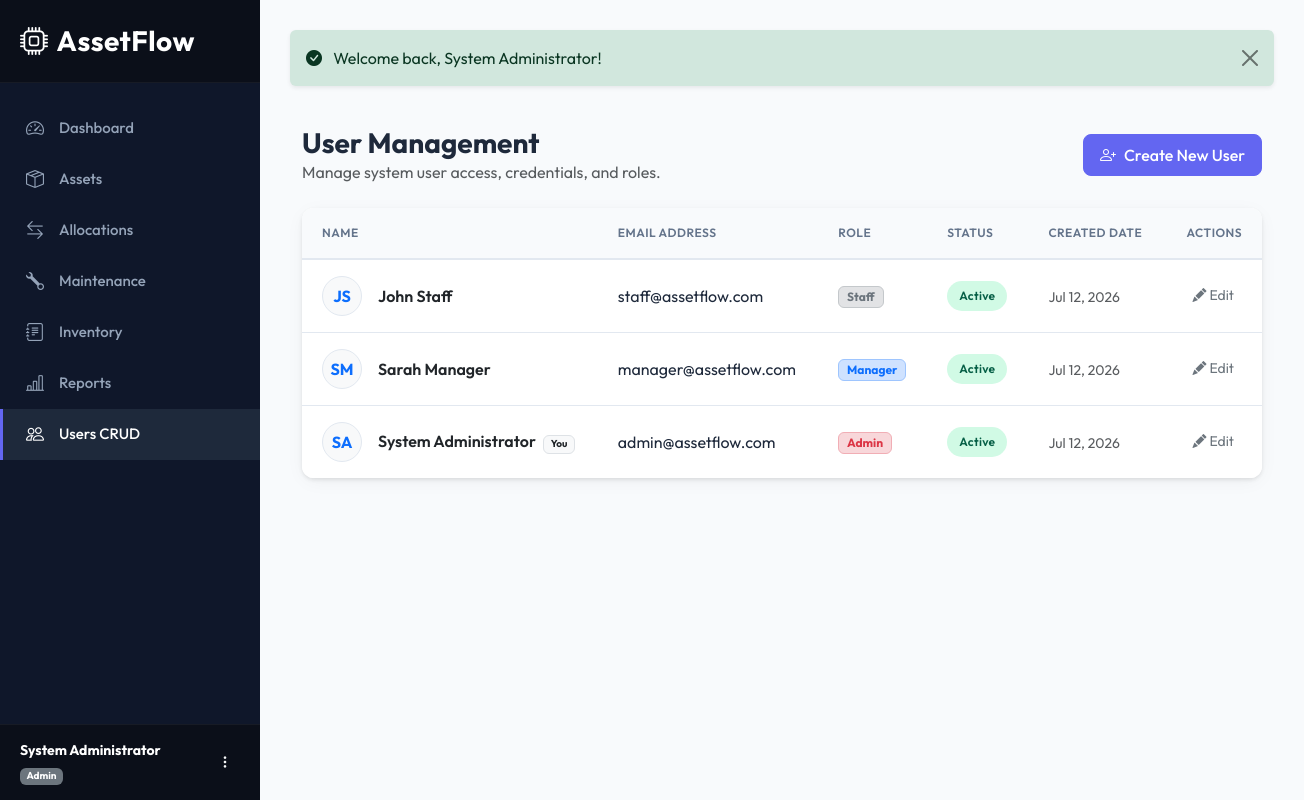
/users (signed in), run on the app's committed database.
### tables this page shows
CREATE TABLE `employees` (
  `id` INT AUTO_INCREMENT PRIMARY KEY,
  `role_id` INT NOT NULL,
  `department_id` INT DEFAULT NULL,
  `name` VARCHAR(100) NOT NULL,
  `email` VARCHAR(150) NOT NULL UNIQUE,
  `password_hash` VARCHAR(255) NOT NULL,
  `status` ENUM('Active', 'Inactive') NOT NULL DEFAULT 'Active',
  `created_at` TIMESTAMP DEFAULT CURRENT_TIMESTAMP,
  `updated_at` TIMESTAMP DEFAULT CURRENT_TIMESTAMP ON UPDATE CURRENT_TIMESTAMP,
  FOREIGN KEY (`role_id`) REFERENCES `roles`(`id`) ON DELETE RESTRICT,
  FOREIGN KEY (`department_id`) REFERENCES `departments`(`id`) ON DELETE SET NULL
);

CREATE TABLE `roles` (
  `id` INT AUTO_INCREMENT PRIMARY KEY,
  `name` VARCHAR(50) NOT NULL UNIQUE,
  `permissions` TEXT COMMENT 'JSON formatted permission keys list',
  `created_at` TIMESTAMP DEFAULT CURRENT_TIMESTAMP
);

### app/core/Controller.php (called while the page is built, shortened)
<?php
abstract class Controller {
    protected function view($view, $data = []) {
        View::render($view, $data);
    }
}

### app/controllers/UserController.php (called while the page is built, shortened)
<?php
class UserController extends Controller {
    private $userModel;
    public function __construct() {
        $this->userModel = new User();
    }
    public function index() {
        $users = $this->userModel->getAll();
        $this->view('users/index', [
            'title' => 'User Management',
            'users' => $users
        ]);
    }
}

### public/index.php (called while the page is built, shortened)
<?php
require_once __DIR__ . '/../config/database.php';
require_once __DIR__ . '/../config/session.php';
require_once __DIR__ . '/../config/autoload.php';
if (file_exists(__DIR__ . '/../vendor/autoload.php')) {
    require_once __DIR__ . '/../vendor/autoload.php';
}
$router = new Router();
$router->add('auth/login',           'AuthController@login');
$router->add('auth/register',        'AuthController@register');
$router->add('auth/logout',          'AuthController@logout');
$router->add('auth/forgot-password', 'AuthController@forgotPassword');
$router->add('auth/reset-password',  'AuthController@resetPassword');
$router->add('dashboard',            'DashboardController@index');
$router->add('assets',               'AssetController@index');
$router->add('assets/create',        'AssetController@create');
$router->add('assets/edit',          'AssetController@edit');
$router->add('assets/view',          'AssetController@show');
$router->add('assets/delete',        'AssetController@delete');
$router->add('allocations',          'AllocationController@index');
$router->add('allocations/create',   'AllocationController@create');
$router->add('allocations/return',   'AllocationController@return');
$router->add('maintenance',          'MaintenanceController@index');
$router->add('maintenance/create',   'MaintenanceController@create');
$router->add('maintenance/edit',     'MaintenanceController@edit');
$router->add('inventory',            'InventoryController@index');
$router->add('inventory/create',     'InventoryController@create');
$router->add('inventory/edit',       'InventoryController@edit');
$router->add('reports',              'ReportController@index');
$router->add('reports/valuation',    'ReportController@valuation');
$router->add('reports/maintenance',  'ReportController@maintenance');
$router->add('reports/utilization',  'ReportController@utilization');
$router->add('reports/export',       'ReportController@export');
$router->add('users',                'UserController@index');
$router->add('users/create',         'UserController@create');
$router->add('users/edit',           'UserController@edit');
$router->add('profile',              'UserController@profile');
$router->add('departments',          'DepartmentController@index');
$router->add('departments/create',   'DepartmentController@create');
$router->add('departments/edit',     'DepartmentController@edit');
$router->add('departments/delete',   'DepartmentController@delete');
$router->add('categories',           'CategoryController@index');
$router->add('categories/create',    'CategoryController@create');
$router->add('categories/edit',      'CategoryController@edit');
$router->add('categories/delete',    'CategoryController@delete');
$router->dispatch($_SERVER['REQUEST_URI']);

### config/autoload.php (called while the page is built, shortened)
<?php
spl_autoload_register(function ($class) {
    $prefix = 'App\\';
    $baseDir = dirname(__DIR__) . '/app/';
    $len = strlen($prefix);
    $relativeClass = substr($class, $len);
    $file = $baseDir . str_replace('\\', '/', $relativeClass) . '.php';
});

### app/core/Database.php (called while the page is built, shortened)
<?php
class Database {
    private static $instance = null;
    public static function getConnection() {
        if (self::$instance === null) {
            try {
                $dsn = "mysql:host=" . DB_HOST . ";port=" . DB_PORT . ";dbname=" . DB_NAME . ";charset=utf8mb4";
                self::$instance = new PDO($dsn, DB_USER, DB_PASS, [
                    PDO::ATTR_ERRMODE => PDO::ERRMODE_EXCEPTION,
                    PDO::ATTR_DEFAULT_FETCH_MODE => PDO::FETCH_ASSOC,
                    PDO::ATTR_EMULATE_PREPARES => false,
                ]);
            } catch (PDOException $e) {
                die("Critical System Error: Unable to establish database connection. Details: " . $e->getMessage());
            }
        }
        return self::$instance;
    }
}

### app/core/Model.php (called while the page is built, shortened)
<?php
abstract class Model {
    public function __construct() {
        $this->db = Database::getConnection();
    }
}

### app/models/User.php (called while the page is built, shortened)
<?php
class User extends Model {
    public function getAll() {
        $stmt = $this->db->prepare("
            SELECT e.*, r.name as role
            FROM employees e
            JOIN roles r ON e.role_id = r.id
            ORDER BY e.name ASC
        ");
        $stmt->execute();
        return $stmt->fetchAll();
    }
}

### app/core/Session.php (called while the page is built, shortened)
<?php
class Session {
    public static function get($key, $default = null) {
        return $_SESSION[$key] ?? $default;
    }
    public static function getUserId() {
        return self::get('user_id');
    }
}

### app/views/users/index.php (the view, shortened to what this page needs)
<div class="container-fluid py-4">
    <div class="d-flex justify-content-between align-items-center mb-4">
        <div>
            <h1 class="h3 mb-0 fw-bold">User Management</h1>
            <p class="text-muted mb-0">Manage system user access, credentials, and roles.</p>
        </div>
        <a href="<?php echo BASE_URL; ?>/users/create" class="btn btn-primary">
            <i class="bi bi-person-plus me-2"></i>Create New User
        </a>
    </div>
    <div class="card shadow-sm border-0">
        <div class="card-body p-0">
            <div class="table-responsive">
                <table class="table align-middle mb-0">
                    <thead>
                        <tr>
                            <th>Name</th>
                            <th>Email Address</th>
                            <th>Role</th>
                            <th>Status</th>
                            <th>Created Date</th>
                            <th class="text-end">Actions</th>
                        </tr>
                    </thead>
                    <tbody>
                        <?php if (empty($users)): ?>
                            <tr>
                                <td colspan="6" class="text-center py-4 text-muted">No users found.</td>
                            </tr>
                        <?php else: ?>
                            <?php foreach ($users as $user): ?>
                                <tr>
                                    <td>
                                        <div class="d-flex align-items-center">
                                            <div class="avatar-circle bg-light text-primary me-3 d-flex align-items-center justify-content-center rounded-circle fw-bold" style="width: 40px; height: 40px; border: 1px solid var(--border-color);">
                                                <?php
                                                    $parts = explode(' ', $user['name']);
                                                    $initials = '';
                                                    foreach ($parts as $p) {
                                                        $initials .= strtoupper($p[0] ?? '');
                                                    }
                                                    echo htmlspecialchars(substr($initials, 0, 2));
                                                ?>
                                            </div>
                                            <div>
                                                <span class="fw-semibold text-dark"><?php echo htmlspecialchars($user['name']); ?></span>
                                                <?php if ((int)$user['id'] === (int)Session::getUserId()): ?>
                                                    <span class="badge bg-light text-dark border ms-1" style="font-size:10px;">You</span>
                                                <?php endif; ?>
                                            </div>
                                        </div>
                                    </td>
                                    <td><?php echo htmlspecialchars($user['email']); ?></td>
                                    <td>
                                        <span class="badge <?php
                                            echo $user['role'] === 'Admin' ? 'bg-danger-subtle text-danger border border-danger-subtle' :
                                                ($user['role'] === 'Manager' ? 'bg-primary-subtle text-primary border border-primary-subtle' : 'bg-secondary-subtle text-secondary border border-secondary-subtle');
                                        ?> px-2.5 py-1">
                                            <?php echo htmlspecialchars($user['role']); ?>
                                        </span>
                                    </td>
                                    <td>
                                        <span class="status-badge <?php echo $user['status'] === 'Active' ? 'status-active' : 'status-disposed'; ?>">
                                            <?php echo htmlspecialchars($user['status']); ?>
                                        </span>
                                    </td>
                                    <td>
                                        <span class="text-muted" style="font-size: 14px;">
                                            <?php echo htmlspecialchars(date('M d, Y', strtotime($user['created_at']))); ?>
                                        </span>
                                    </td>
                                    <td class="text-end">
                                        <a href="<?php echo BASE_URL; ?>/users/edit?id=<?php echo $user['id']; ?>" class="btn btn-sm btn-outline-secondary border-0 px-2 py-1" title="Edit User">
                                            <i class="bi bi-pencil-fill" style="font-size: 14px;"></i> Edit
                                        </a>
                                    </td>
                                </tr>
                            <?php endforeach; ?>
                        <?php endif; ?>
                    </tbody>
                </table>
            </div>
        </div>
    </div>
</div>

### data on the page
employees: initials "JS", name "John Staff", email "staff@assetflow.com", role.name "Staff", status "Active", created_at "Jul 12, 2026"
employees: initials "SM", name "Sarah Manager", email "manager@assetflow.com", role.name "Manager", status "Active", created_at "Jul 12, 2026"
employees: initials "SA", name "System Administrator", shows "You", email "admin@assetflow.com", role.name "Admin", status "Active", created_at "Jul 12, 2026"

### other printed values
$userName "System Administrator"
$role "Admin"
Session::getFlash('success') "Welcome back, System Administrator!"
